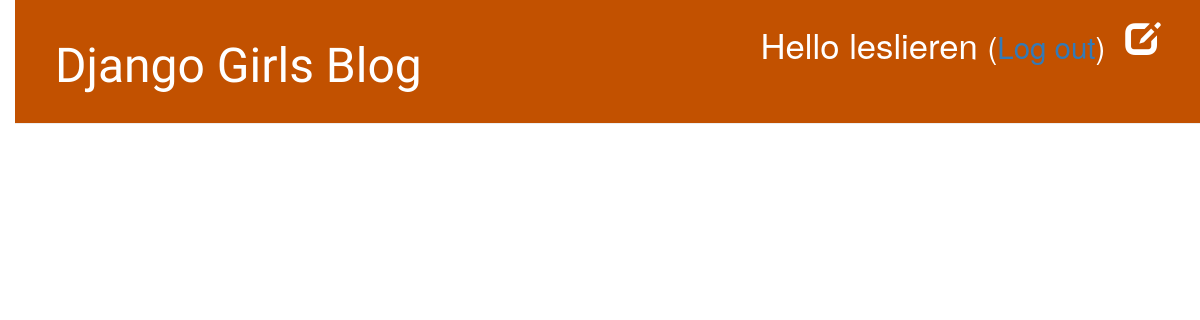
/drafts/ (signed in), run on an earlier commit of the app's database.
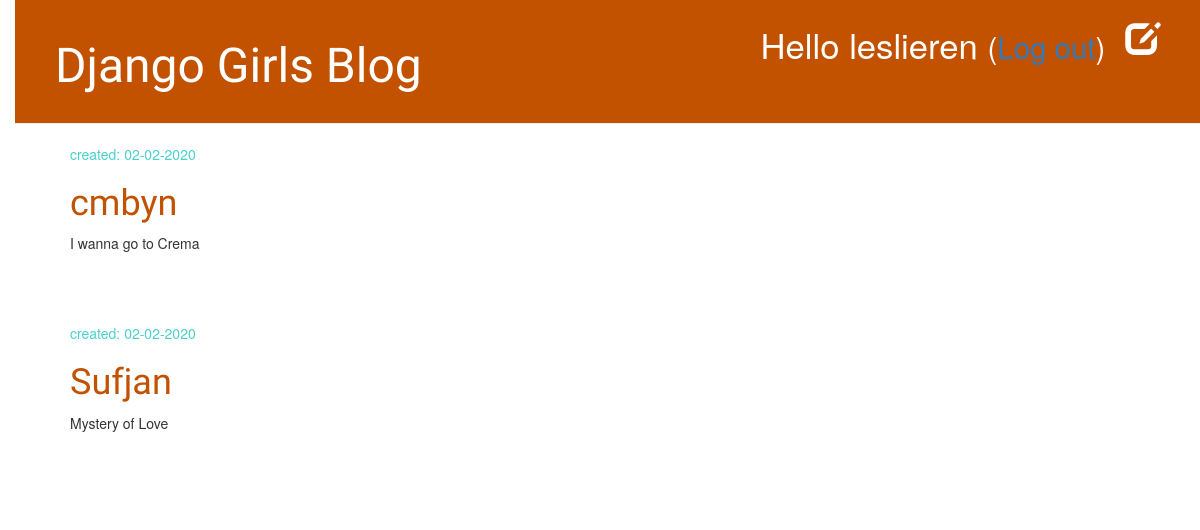
And on a later commit of the database.
### blog/models.py (models this page shows, shortened)
class Post(models.Model):
    author = models.ForeignKey(settings.AUTH_USER_MODEL, on_delete=models.CASCADE)
    title = models.CharField(max_length=200)
    text = models.TextField()
    created_date = models.DateTimeField(default=timezone.now)
    published_date = models.DateTimeField(blank=True, null=True)

### blog/views.py (the view)
# urls.py: path('drafts/', views.post_draft_list, name = 'post_draft_list'),
@login_required()
def post_draft_list(request):
    posts = Post.objects.filter(published_date__isnull=True).order_by('created_date')
    return render(request, 'blog/post_draft_list.html', {'posts':posts})

### blog/templates/blog/post_draft_list.html
{% extends 'blog/base.html' %}
{% block content %}
    {% for post in posts %}
        <div class="post">
            <p class="date">created: {{ post.created_date|date:'d-m-Y' }}</p>
            <h1><a href="{% url 'post_detail' pk=post.pk %}">{{ post.title }}</a></h1>
            <p>{{ post.text|truncatechars:200 }}</p>
        </div>
    {% endfor %}
{% endblock %}

### blog/templates/blog/base.html (shortened to what this page needs)
{% load static %}
<html>
    <head>
        <link rel="stylesheet" href="//maxcdn.bootstrapcdn.com/bootstrap/3.2.0/css/bootstrap.min.css">
        <link rel="stylesheet" href="//maxcdn.bootstrapcdn.com/bootstrap/3.2.0/css/bootstrap-theme.min.css">
        <link rel="stylesheet" href="{% static 'css/blog.css' %}">
    </head>
    <body>
        <div class="page-header">
            {% if user.is_authenticated %}
                <a href="{% url 'post_draft_list' %}" class="top-menu"><span class="glyphicon glyphicon-edit"></span></a>
                <p class="top-menu">Hello {{ user.username }} <small>(<a href="{% url 'logout' %}">Log out</a>)</small></p>
            {% else %}
                <a href="{% url 'login' %}" class="top-menu"><span class="glyphicon glyphicon-lock"></span></a>
            {% endif %}
            <h1><a href="/">Django Girls Blog</a></h1>
        </div>
        <div class="content container">
            <div class="row">
                <div class="col-md-8">
                {% block content %}
                {% endblock %}
                </div>
            </div>
        </div>
    </body>
</html>

### blog/static/css/blog.css (style rules this page uses)
h1 a, h2 a { color: #C25100; font-family: 'Lobster'; }
body { padding-left: 15px; }
.page-header { background-color: #C25100; margin-top: 0; padding: 20px 20px 20px 40px; }
.page-header h1, .page-header h1 a, .page-header h1 a:visited, .page-header h1 a:active { color: #ffffff; font-size: 36pt; text-decoration: none; }
.content { margin-left: 40px; }
h1, h2, h3, h4 { font-family: 'Lobster', cursive; }
.date { color: #48D1CC; }
.top-menu, .top-menu:hover, .top-menu:visited { color: #ffffff; float: right; font-size: 26pt; margin-right: 20px; }
.post { margin-bottom: 70px; }

What changed in the data, as far as the page shows it:
added Post: created_date "02-02-2020", title "cmbyn", text "I wanna go to Crema"
added Post: created_date "02-02-2020", title "Sufjan", text "Mystery of Love"
